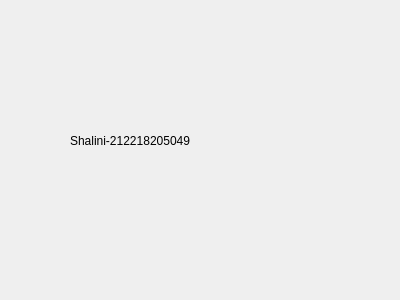
<?xml version="1.0" encoding="UTF-8"?>
<ui version="4.0">
 <class>Dialog</class>
 <widget class="QDialog" name="Dialog">
  <property name="geometry">
   <rect>
    <x>0</x>
    <y>0</y>
    <width>400</width>
    <height>300</height>
   </rect>
  </property>
  <property name="windowTitle">
   <string>Dialog</string>
  </property>
  <widget class="QLabel" name="label">
   <property name="geometry">
    <rect>
     <x>70</x>
     <y>65</y>
     <width>211</width>
     <height>151</height>
    </rect>
   </property>
   <property name="text">
    <string>Shalini-212218205049</string>
   </property>
  </widget>
 </widget>
 <resources/>
 <connections/>
</ui>
